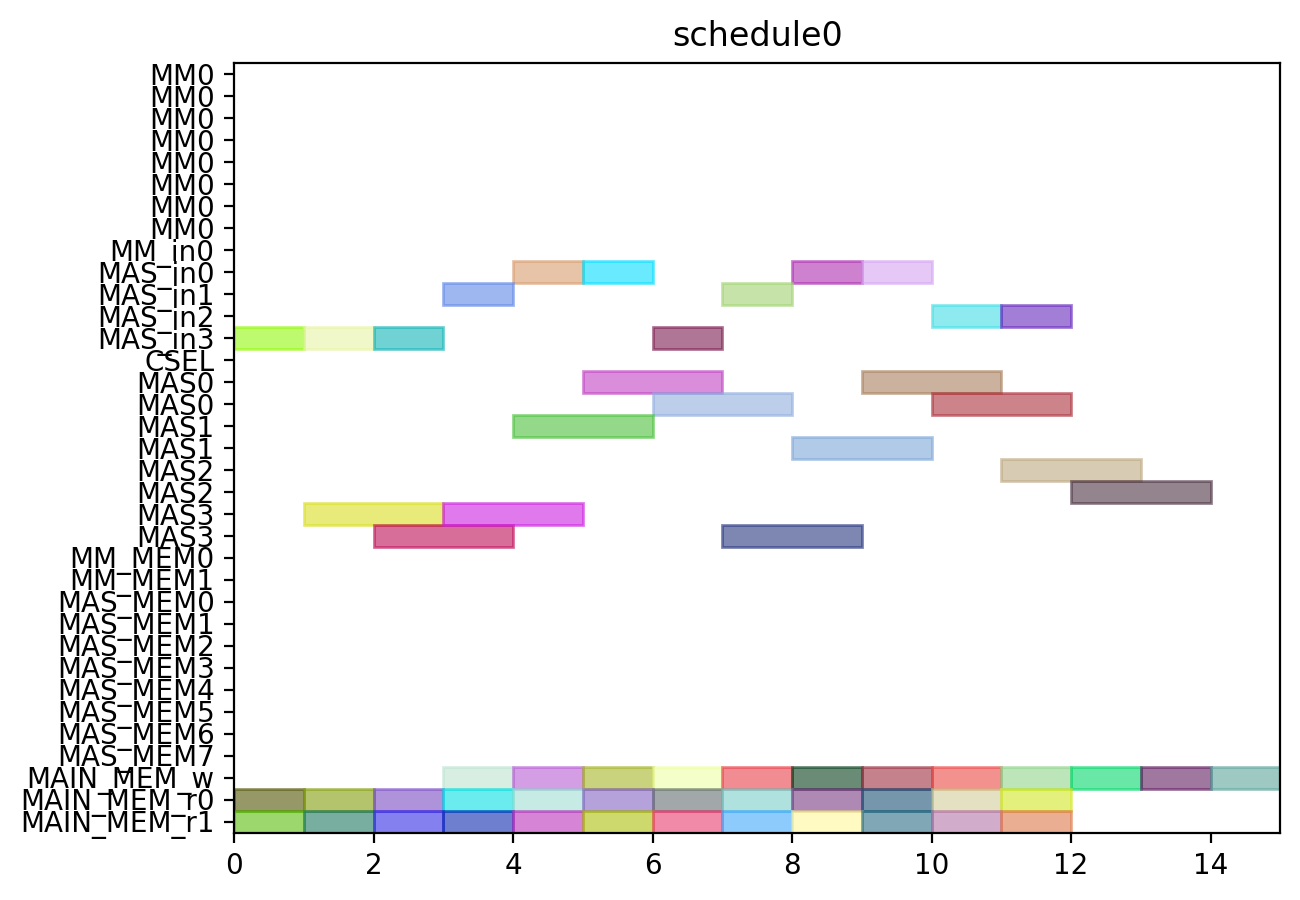

Source code (Python):
from pyschedule import Scenario, solvers, plotters, alt


def solve():
	horizon = 90
	S = Scenario("schedule0", horizon=horizon)

	# resource
	MM = S.Resources('MM', num=1, size=8)
	MM_in = S.Resources('MM_in', num=1)
	MAS_in = S.Resources('MAS_in', num=4)
	CSEL = S.Resource('CSEL')
	MAS = S.Resources('MAS', num=4, size=2, periods=range(1, horizon))
	MM_MEM = S.Resources('MM_MEM', num=2)
	MAS_MEM = S.Resources('MAS_MEM', num=8)
	MAIN_MEM_w = S.Resource('MAIN_MEM_w', size=1)
	MAIN_MEM_r = S.Resources('MAIN_MEM_r', num=2)

	# result of previous scheduling

	# new tasks
	c000 = S.Task('c000', length=2, delay_cost=1)
	c000 += alt(MAS)
	c000_in = S.Task('c000_in', length=1, delay_cost=1)
	c000_in += alt(MAS_in)
	S += c000_in*MAS_in[0]<=c000*MAS[0]

	S += c000_in*MAS_in[1]<=c000*MAS[1]

	S += c000_in*MAS_in[2]<=c000*MAS[2]

	S += c000_in*MAS_in[3]<=c000*MAS[3]

	S += 0<c000

	c000_w = S.Task('c000_w', length=1, delay_cost=1)
	c000_w += alt(MAIN_MEM_w)
	S += c000 <= c000_w

	c000_mem0 = S.Task('c000_mem0', length=1, delay_cost=1)
	c000_mem0 += MAIN_MEM_r[0]
	c000_mem1 = S.Task('c000_mem1', length=1, delay_cost=1)
	c000_mem1 += MAIN_MEM_r[1]
	c001 = S.Task('c001', length=2, delay_cost=1)
	c001 += alt(MAS)
	c001_in = S.Task('c001_in', length=1, delay_cost=1)
	c001_in += alt(MAS_in)
	S += c001_in*MAS_in[0]<=c001*MAS[0]

	S += c001_in*MAS_in[1]<=c001*MAS[1]

	S += c001_in*MAS_in[2]<=c001*MAS[2]

	S += c001_in*MAS_in[3]<=c001*MAS[3]

	S += 0<c001

	c001_w = S.Task('c001_w', length=1, delay_cost=1)
	c001_w += alt(MAIN_MEM_w)
	S += c001 <= c001_w

	c001_mem0 = S.Task('c001_mem0', length=1, delay_cost=1)
	c001_mem0 += MAIN_MEM_r[0]
	c001_mem1 = S.Task('c001_mem1', length=1, delay_cost=1)
	c001_mem1 += MAIN_MEM_r[1]
	c010 = S.Task('c010', length=2, delay_cost=1)
	c010 += alt(MAS)
	c010_in = S.Task('c010_in', length=1, delay_cost=1)
	c010_in += alt(MAS_in)
	S += c010_in*MAS_in[0]<=c010*MAS[0]

	S += c010_in*MAS_in[1]<=c010*MAS[1]

	S += c010_in*MAS_in[2]<=c010*MAS[2]

	S += c010_in*MAS_in[3]<=c010*MAS[3]

	S += 0<c010

	c010_w = S.Task('c010_w', length=1, delay_cost=1)
	c010_w += alt(MAIN_MEM_w)
	S += c010 <= c010_w

	c010_mem0 = S.Task('c010_mem0', length=1, delay_cost=1)
	c010_mem0 += MAIN_MEM_r[0]
	c010_mem1 = S.Task('c010_mem1', length=1, delay_cost=1)
	c010_mem1 += MAIN_MEM_r[1]
	c011 = S.Task('c011', length=2, delay_cost=1)
	c011 += alt(MAS)
	c011_in = S.Task('c011_in', length=1, delay_cost=1)
	c011_in += alt(MAS_in)
	S += c011_in*MAS_in[0]<=c011*MAS[0]

	S += c011_in*MAS_in[1]<=c011*MAS[1]

	S += c011_in*MAS_in[2]<=c011*MAS[2]

	S += c011_in*MAS_in[3]<=c011*MAS[3]

	S += 0<c011

	c011_w = S.Task('c011_w', length=1, delay_cost=1)
	c011_w += alt(MAIN_MEM_w)
	S += c011 <= c011_w

	c011_mem0 = S.Task('c011_mem0', length=1, delay_cost=1)
	c011_mem0 += MAIN_MEM_r[0]
	c011_mem1 = S.Task('c011_mem1', length=1, delay_cost=1)
	c011_mem1 += MAIN_MEM_r[1]
	c100 = S.Task('c100', length=2, delay_cost=1)
	c100 += alt(MAS)
	c100_in = S.Task('c100_in', length=1, delay_cost=1)
	c100_in += alt(MAS_in)
	S += c100_in*MAS_in[0]<=c100*MAS[0]

	S += c100_in*MAS_in[1]<=c100*MAS[1]

	S += c100_in*MAS_in[2]<=c100*MAS[2]

	S += c100_in*MAS_in[3]<=c100*MAS[3]

	S += 0<c100

	c100_w = S.Task('c100_w', length=1, delay_cost=1)
	c100_w += alt(MAIN_MEM_w)
	S += c100 <= c100_w

	c100_mem0 = S.Task('c100_mem0', length=1, delay_cost=1)
	c100_mem0 += MAIN_MEM_r[0]
	c100_mem1 = S.Task('c100_mem1', length=1, delay_cost=1)
	c100_mem1 += MAIN_MEM_r[1]
	c101 = S.Task('c101', length=2, delay_cost=1)
	c101 += alt(MAS)
	c101_in = S.Task('c101_in', length=1, delay_cost=1)
	c101_in += alt(MAS_in)
	S += c101_in*MAS_in[0]<=c101*MAS[0]

	S += c101_in*MAS_in[1]<=c101*MAS[1]

	S += c101_in*MAS_in[2]<=c101*MAS[2]

	S += c101_in*MAS_in[3]<=c101*MAS[3]

	S += 0<c101

	c101_w = S.Task('c101_w', length=1, delay_cost=1)
	c101_w += alt(MAIN_MEM_w)
	S += c101 <= c101_w

	c101_mem0 = S.Task('c101_mem0', length=1, delay_cost=1)
	c101_mem0 += MAIN_MEM_r[0]
	c101_mem1 = S.Task('c101_mem1', length=1, delay_cost=1)
	c101_mem1 += MAIN_MEM_r[1]
	c110 = S.Task('c110', length=2, delay_cost=1)
	c110 += alt(MAS)
	c110_in = S.Task('c110_in', length=1, delay_cost=1)
	c110_in += alt(MAS_in)
	S += c110_in*MAS_in[0]<=c110*MAS[0]

	S += c110_in*MAS_in[1]<=c110*MAS[1]

	S += c110_in*MAS_in[2]<=c110*MAS[2]

	S += c110_in*MAS_in[3]<=c110*MAS[3]

	S += 0<c110

	c110_w = S.Task('c110_w', length=1, delay_cost=1)
	c110_w += alt(MAIN_MEM_w)
	S += c110 <= c110_w

	c110_mem0 = S.Task('c110_mem0', length=1, delay_cost=1)
	c110_mem0 += MAIN_MEM_r[0]
	c110_mem1 = S.Task('c110_mem1', length=1, delay_cost=1)
	c110_mem1 += MAIN_MEM_r[1]
	c111 = S.Task('c111', length=2, delay_cost=1)
	c111 += alt(MAS)
	c111_in = S.Task('c111_in', length=1, delay_cost=1)
	c111_in += alt(MAS_in)
	S += c111_in*MAS_in[0]<=c111*MAS[0]

	S += c111_in*MAS_in[1]<=c111*MAS[1]

	S += c111_in*MAS_in[2]<=c111*MAS[2]

	S += c111_in*MAS_in[3]<=c111*MAS[3]

	S += 0<c111

	c111_w = S.Task('c111_w', length=1, delay_cost=1)
	c111_w += alt(MAIN_MEM_w)
	S += c111 <= c111_w

	c111_mem0 = S.Task('c111_mem0', length=1, delay_cost=1)
	c111_mem0 += MAIN_MEM_r[0]
	c111_mem1 = S.Task('c111_mem1', length=1, delay_cost=1)
	c111_mem1 += MAIN_MEM_r[1]
	c200 = S.Task('c200', length=2, delay_cost=1)
	c200 += alt(MAS)
	c200_in = S.Task('c200_in', length=1, delay_cost=1)
	c200_in += alt(MAS_in)
	S += c200_in*MAS_in[0]<=c200*MAS[0]

	S += c200_in*MAS_in[1]<=c200*MAS[1]

	S += c200_in*MAS_in[2]<=c200*MAS[2]

	S += c200_in*MAS_in[3]<=c200*MAS[3]

	S += 0<c200

	c200_w = S.Task('c200_w', length=1, delay_cost=1)
	c200_w += alt(MAIN_MEM_w)
	S += c200 <= c200_w

	c200_mem0 = S.Task('c200_mem0', length=1, delay_cost=1)
	c200_mem0 += MAIN_MEM_r[0]
	c200_mem1 = S.Task('c200_mem1', length=1, delay_cost=1)
	c200_mem1 += MAIN_MEM_r[1]
	c201 = S.Task('c201', length=2, delay_cost=1)
	c201 += alt(MAS)
	c201_in = S.Task('c201_in', length=1, delay_cost=1)
	c201_in += alt(MAS_in)
	S += c201_in*MAS_in[0]<=c201*MAS[0]

	S += c201_in*MAS_in[1]<=c201*MAS[1]

	S += c201_in*MAS_in[2]<=c201*MAS[2]

	S += c201_in*MAS_in[3]<=c201*MAS[3]

	S += 0<c201

	c201_w = S.Task('c201_w', length=1, delay_cost=1)
	c201_w += alt(MAIN_MEM_w)
	S += c201 <= c201_w

	c201_mem0 = S.Task('c201_mem0', length=1, delay_cost=1)
	c201_mem0 += MAIN_MEM_r[0]
	c201_mem1 = S.Task('c201_mem1', length=1, delay_cost=1)
	c201_mem1 += MAIN_MEM_r[1]
	c210 = S.Task('c210', length=2, delay_cost=1)
	c210 += alt(MAS)
	c210_in = S.Task('c210_in', length=1, delay_cost=1)
	c210_in += alt(MAS_in)
	S += c210_in*MAS_in[0]<=c210*MAS[0]

	S += c210_in*MAS_in[1]<=c210*MAS[1]

	S += c210_in*MAS_in[2]<=c210*MAS[2]

	S += c210_in*MAS_in[3]<=c210*MAS[3]

	S += 0<c210

	c210_w = S.Task('c210_w', length=1, delay_cost=1)
	c210_w += alt(MAIN_MEM_w)
	S += c210 <= c210_w

	c210_mem0 = S.Task('c210_mem0', length=1, delay_cost=1)
	c210_mem0 += MAIN_MEM_r[0]
	c210_mem1 = S.Task('c210_mem1', length=1, delay_cost=1)
	c210_mem1 += MAIN_MEM_r[1]
	c211 = S.Task('c211', length=2, delay_cost=1)
	c211 += alt(MAS)
	c211_in = S.Task('c211_in', length=1, delay_cost=1)
	c211_in += alt(MAS_in)
	S += c211_in*MAS_in[0]<=c211*MAS[0]

	S += c211_in*MAS_in[1]<=c211*MAS[1]

	S += c211_in*MAS_in[2]<=c211*MAS[2]

	S += c211_in*MAS_in[3]<=c211*MAS[3]

	S += 0<c211

	c211_w = S.Task('c211_w', length=1, delay_cost=1)
	c211_w += alt(MAIN_MEM_w)
	S += c211 <= c211_w

	c211_mem0 = S.Task('c211_mem0', length=1, delay_cost=1)
	c211_mem0 += MAIN_MEM_r[0]
	c211_mem1 = S.Task('c211_mem1', length=1, delay_cost=1)
	c211_mem1 += MAIN_MEM_r[1]
	solvers.mip.solve(S,msg=1,kind='CPLEX',ratio_gap=1.01)

	solution = [['hoge']*len(S.solution()[1]) for i in range(len(S.solution()))]
	for i in range(len(S.solution())):
		for j in range(len(S.solution()[i])):
			solution[i][j]=str(S.solution()[i][j])
	print(solution)

	cycles = int(solution[-1][3])

	pic_file_name = "/home/mfukuda/ABE/multiRAM_multiMAS_16mux/scheduling_result/stage8MM1_stage2MAS4/CONJ/schedule0.png"
	if(S.solution() != []):
		plotters.matplotlib.plot(S,img_filename=pic_file_name, show_task_labels=False, fig_size=(cycles*0.25+3, 5))

	return solution
